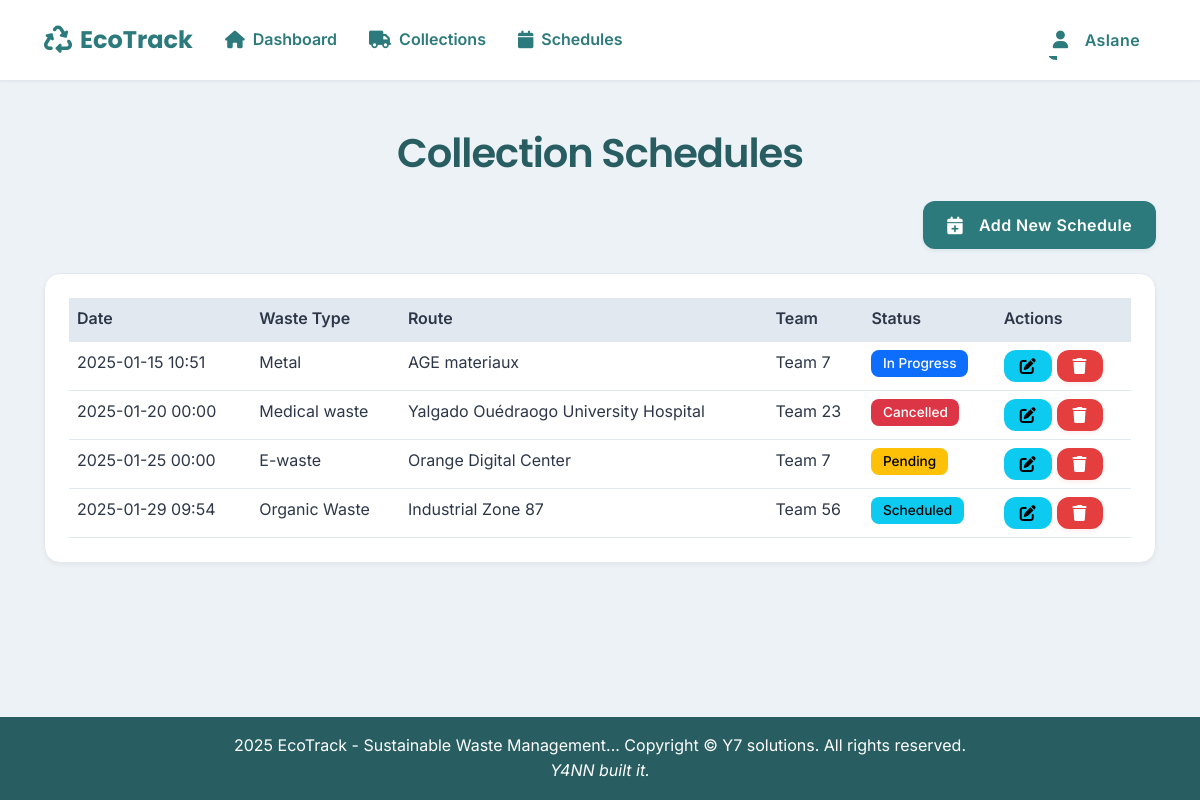
Screenshot of /operator/schedules (signed in) with the database file from the repository.
### models.py (models this page shows, shortened)
class User(UserMixin, db.Model):
    __tablename__ = 'users'
    id = db.Column(db.Integer, primary_key=True)
    username = db.Column(db.String(80), unique=True, nullable=False)
    email = db.Column(db.String(120), unique=True, nullable=False)
    password_hash = db.Column(db.String(200), nullable=False)
    first_name = db.Column(db.String(100), nullable=False)
    last_name = db.Column(db.String(100), nullable=False)
    role = db.Column(db.String(50), nullable=False)
    is_active = db.Column(db.Boolean, default=True, nullable=False)
    created_at = db.Column(db.DateTime, default=datetime.utcnow)
    def is_admin(self):
        return self.role == 'Administrator'
    def is_operator(self):
        return self.role == 'Waste Management Operator'
    def is_reporting_user(self):
        return self.role == 'Reporting User' or self.role == 'Administrator'

class Schedule(db.Model):
    __tablename__ = 'schedules'
    id = db.Column(db.Integer, primary_key=True)
    waste_type_id = db.Column(db.Integer, db.ForeignKey('waste_types.id'), nullable=False)
    route = db.Column(db.String(255), nullable=False)
    pickup_date = db.Column(db.DateTime, nullable=False)
    status = db.Column(db.String(20), nullable=False, default='Scheduled')
    team = db.Column(db.String(100), nullable=False)
    created_at = db.Column(db.DateTime, nullable=False, default=datetime.utcnow)
    waste_type = db.relationship('WasteType', backref=db.backref('schedules', lazy=True))

class WasteType(db.Model):
    __tablename__ = 'waste_types'
    id = db.Column(db.Integer, primary_key=True)
    name = db.Column(db.String(100), nullable=False)
    description = db.Column(db.Text, nullable=False)
    disposal_method = db.Column(db.String(200), nullable=False)
    created_at = db.Column(db.DateTime, default=datetime.utcnow)

### blueprints/operator.py (the view)
@operator_bp.route('/operator/schedules')
@login_required
@operator_required
def schedules():
    schedules = Schedule.query.order_by(Schedule.pickup_date).all()
    return render_template('operator/schedules.html', schedules=schedules)

### blueprints/auth.py (called while the page is built)
@login_manager.user_loader
def load_user(user_id):
    return User.query.get(int(user_id))

### blueprints/operator.py (called while the page is built)
def operator_required(f):
    @wraps(f)
    def decorated_function(*args, **kwargs):
        if not current_user.is_authenticated or not current_user.is_operator():
            return jsonify({
                'status': 'error',
                'message': 'You do not have permission to access this page.',
                'redirect': url_for('index')
            }), 403
        return f(*args, **kwargs)
    return decorated_function

### templates/operator/schedules.html (shortened to what this page needs)
{% extends "base.html" %}
{% block content %}
<div class="container">
    <div class="row mb-4">
        <div class="col-12">
            <h1 class="text-center mb-4">Collection Schedules</h1>
            {% if current_user.is_operator() %}
            <div class="text-end">
                <a href="{{ url_for('operator.new_schedule') }}" class="btn btn-primary">
                    <i class="fas fa-calendar-plus me-2"></i>Add New Schedule
                </a>
            </div>
            {% endif %}
        </div>
    </div>
    <div class="row">
        <div class="col-12">
            <div class="card">
                <div class="card-body">
                    <div class="table-responsive">
                        <table class="table table-hover">
                            <thead>
                                <tr>
                                    <th>Date</th>
                                    <th>Waste Type</th>
                                    <th>Route</th>
                                    <th>Team</th>
                                    <th>Status</th>
                                    {% if current_user.is_operator() %}
                                    <th>Actions</th>
                                    {% endif %}
                                </tr>
                            </thead>
                            <tbody>
                                {% for schedule in schedules %}
                                <tr>
                                    <td>{{ schedule.pickup_date.strftime('%Y-%m-%d %H:%M') }}</td>
                                    <td>{{ schedule.waste_type.name }}</td>
                                    <td>{{ schedule.route }}</td>
                                    <td>{{ schedule.team }}</td>
                                    <td>
                                        <span class="badge bg-{{ schedule.status|lower|replace(' ', '-') }}">
                                            {{ schedule.status }}
                                        </span>
                                    </td>
                                    {% if current_user.is_operator() %}
                                    <td>
                                        <a href="{{ url_for('operator.edit_schedule', id=schedule.id) }}"
                                           class="btn btn-sm btn-info">
                                            <i class="fas fa-edit"></i>
                                        </a>
                                        <button class="btn btn-sm btn-danger delete-schedule"
                                                data-schedule-id="{{ schedule.id }}">
                                            <i class="fas fa-trash"></i>
                                        </button>
                                    </td>
                                    {% endif %}
                                </tr>
                                {% endfor %}
                            </tbody>
                        </table>
                    </div>
                </div>
            </div>
        </div>
    </div>
</div>
{% endblock %}

### templates/base.html (shortened to what this page needs)
<!DOCTYPE html>
<html lang="en">
<head>
    <link href="https://cdn.jsdelivr.net/npm/bootstrap@5.3.0/dist/css/bootstrap.min.css" rel="stylesheet">
    <link rel="stylesheet" href="https://cdnjs.cloudflare.com/ajax/libs/font-awesome/6.0.0/css/all.min.css">
    <link rel="stylesheet" href="https://cdn.jsdelivr.net/npm/sweetalert2@11/dist/sweetalert2.min.css">
    <link rel="stylesheet" href="{{ url_for('static', filename='css/styles.css') }}">
</head>
<body>
    <nav class="navbar navbar-expand-lg">
        <div class="container-fluid">
            <a class="navbar-brand" href="/">
                <i class="fas fa-recycle me-2"></i>EcoTrack
            </a>
            <div class="collapse navbar-collapse" id="navbarNav">
                <ul class="navbar-nav">
                    {% if current_user.is_authenticated %}
                        <li class="nav-item">
                            <a class="nav-link" href="{{ url_for('index') }}">
                                <i class="fas fa-home me-2"></i>Dashboard
                            </a>
                        </li>
                        {% if current_user.is_operator() or current_user.is_admin() %}
                            <li class="nav-item">
                                <a class="nav-link" href="{{ url_for('collections') }}">
                                    <i class="fas fa-truck me-2"></i>Collections
                                </a>
                            </li>
                            <li class="nav-item">
                                <a class="nav-link" href="{{ url_for('schedules') }}">
                                    <i class="fas fa-calendar me-2"></i>Schedules
                                </a>
                            </li>
                        {% endif %}
                    {% endif %}
                </ul>
                <ul class="navbar-nav ms-auto">
                    {% if current_user.is_authenticated %}
                        <li class="nav-item dropdown">
                            <button class="nav-link dropdown-toggle btn btn-link" type="button" id="userDropdown"
                                    data-bs-toggle="dropdown" data-bs-auto-close="true" aria-expanded="false">
                                <i class="fas fa-user me-2"></i>
                                {{ current_user.first_name }}
                            </button>
                        </li>
                    {% endif %}
                </ul>
            </div>
        </div>
    </nav>
    <div class="content-wrapper">
        {% block content %}{% endblock %}
    </div>
    <footer class="footer">
        <div class="container">
            <span> 2025 EcoTrack - Sustainable Waste Management...</span>
            <copyright>
                <span>Copyright &copy; Y7 solutions. All rights reserved.</span>
            </copyright><br>
            <span><i>Y4NN built it.</i></span>
        </div>
    </footer>
</body>
</html>

### static/css/styles.css (style rules this page uses)
:root { --primary-color: #2C7A7B; --primary-dark: #285E61; --primary-light: #4FD1C5; --secondary-color: #718096; --background-light: #EDF2F7; --background-card: #FFFFFF; --text-dark: #2D3748; --text-light: #718096; --danger: #E53E3E; --warning: #D69E2E; --success: #38A169; --info: #3182CE; --border-color: #E2E8F0; --hover-bg: #E2E8F0; --spacing-xs: 0.25rem; --spacing-sm: 0.5rem; --spacing-md: 1rem; --spacing-lg: 1.5rem; --spacing-xl: 2rem; }
body { background-color: var(--background-light); font-family: 'Inter', 'Segoe UI', system-ui, -apple-system, sans-serif; min-height: 100vh; display: flex; flex-direction: column; line-height: 1.6; }
.content-wrapper { flex: 1; padding: var(--spacing-xl); opacity: 0; animation: fadeIn 0.5s ease forwards; position: relative; z-index: 1; }
.container { position: relative; z-index: 2; }
.row { position: relative; z-index: 2; }
.navbar { background: var(--background-card); border-bottom: 1px solid var(--border-color); box-shadow: 0 1px 2px rgba(0,0,0,0.05); padding: 1rem 2rem; }
.navbar-brand { font-family: 'Poppins', 'Segoe UI', sans-serif; font-weight: 700; font-size: 1.5rem; color: var(--primary-color) !important; transition: all 0.3s cubic-bezier(0.4, 0, 0.2, 1); display: flex; align-items: center; }
.navbar-brand i { font-size: 1.75rem; margin-right: 0.75rem; transition: transform 0.3s cubic-bezier(0.4, 0, 0.2, 1); }
.nav-link { color: var(--primary-color) !important; font-weight: 600; position: relative; padding: 0.5rem 1rem; margin: 0 0.5rem; transition: all 0.3s ease; display: flex; align-items: center; }
.nav-link i { margin-right: 0.5rem; font-size: 1.1rem; }
.nav-link::after { content: ''; position: absolute; bottom: 0; left: 0; width: 0; height: 2px; background-color: var(--primary-color); transition: width 0.3s ease; }
.card { transition: transform 0.2s ease-in-out, box-shadow 0.2s ease-in-out; }
.card-body { padding: var(--spacing-lg); position: relative; z-index: 1; }
.btn { padding: 0.75rem 1.5rem; border-radius: 8px; font-weight: 500; transition: all 0.3s ease; border: none; position: relative; z-index: 2; }
.btn-primary { background-color: var(--primary-color); color: white; }
.text-end { text-align: right; }
.btn { position: relative; padding: 0.75rem 1.5rem; border-radius: 12px; font-weight: 600; letter-spacing: 0.025em; transition: all 0.3s cubic-bezier(0.4, 0, 0.2, 1); overflow: hidden; display: inline-flex; align-items: center; gap: 0.5rem; }
.btn i { font-size: 1.1rem; transition: transform 0.3s cubic-bezier(0.4, 0, 0.2, 1); }
.btn::before { content: ''; position: absolute; top: 0; left: -100%; width: 100%; height: 100%; background: linear-gradient( 90deg, transparent 0%, rgba(255, 255, 255, 0.2) 50%, transparent 100% ); transition: left 0.5s cubic-bezier(0.4, 0, 0.2, 1); }
.btn-primary { background: var(--primary-color); border: none; color: var(--background-card); box-shadow: 0 2px 4px rgba(44, 122, 123, 0.1); }
.btn-danger { background: var(--danger); border: none; color: var(--background-card); box-shadow: 0 2px 4px rgba(229, 62, 62, 0.1); }
.btn-sm { padding: 0.5rem 1rem; font-size: 0.875rem; }
.btn-sm i { font-size: 1rem; }
h1, h2, h3, h4, h5, h6 { font-family: 'Poppins', 'Segoe UI', sans-serif; font-weight: 600; letter-spacing: -0.025em; }
h1 { font-size: 2.5rem; margin-bottom: 1.5rem; background: linear-gradient(120deg, var(--primary-dark), var(--primary-dark)); background-clip: text; -webkit-background-clip: text; -webkit-text-fill-color: transparent; text-align: center; }
.card { background: var(--background-card); border: 1px solid var(--border-color); border-radius: 16px; box-shadow: 0 2px 4px rgba(0, 0, 0, 0.05); transition: all 0.3s cubic-bezier(0.4, 0, 0.2, 1); }
.table { margin-bottom: 0; }
.table th { background-color: var(--hover-bg); border-bottom: 2px solid var(--border-color); color: var(--text-dark); font-weight: 600; }
.table td { border-bottom: 1px solid var(--border-color); color: var(--text-dark); }
.badge { padding: 0.5rem 1rem; border-radius: 20px; font-weight: 500; font-size: 0.875rem; }
.footer { background-color: var(--primary-dark); color: white; padding: 1rem 0; text-align: center; margin-top: auto; }

### rows the page displays
User: first_name "Aslane"
Schedule: pickup_date "2025-01-15 10:51", waste_type.name "Metal", route "AGE materiaux", team "Team 7", status "In Progress"
Schedule: pickup_date "2025-01-20 00:00", waste_type.name "Medical waste", route "Yalgado Ouédraogo University Hospital", team "Team 23", status "Cancelled"
Schedule: pickup_date "2025-01-25 00:00", waste_type.name "E-waste", route "Orange Digital Center", team "Team 7", status "Pending"
Schedule: pickup_date "2025-01-29 09:54", waste_type.name "Organic Waste", route "Industrial Zone 87", team "Team 56", status "Scheduled"
